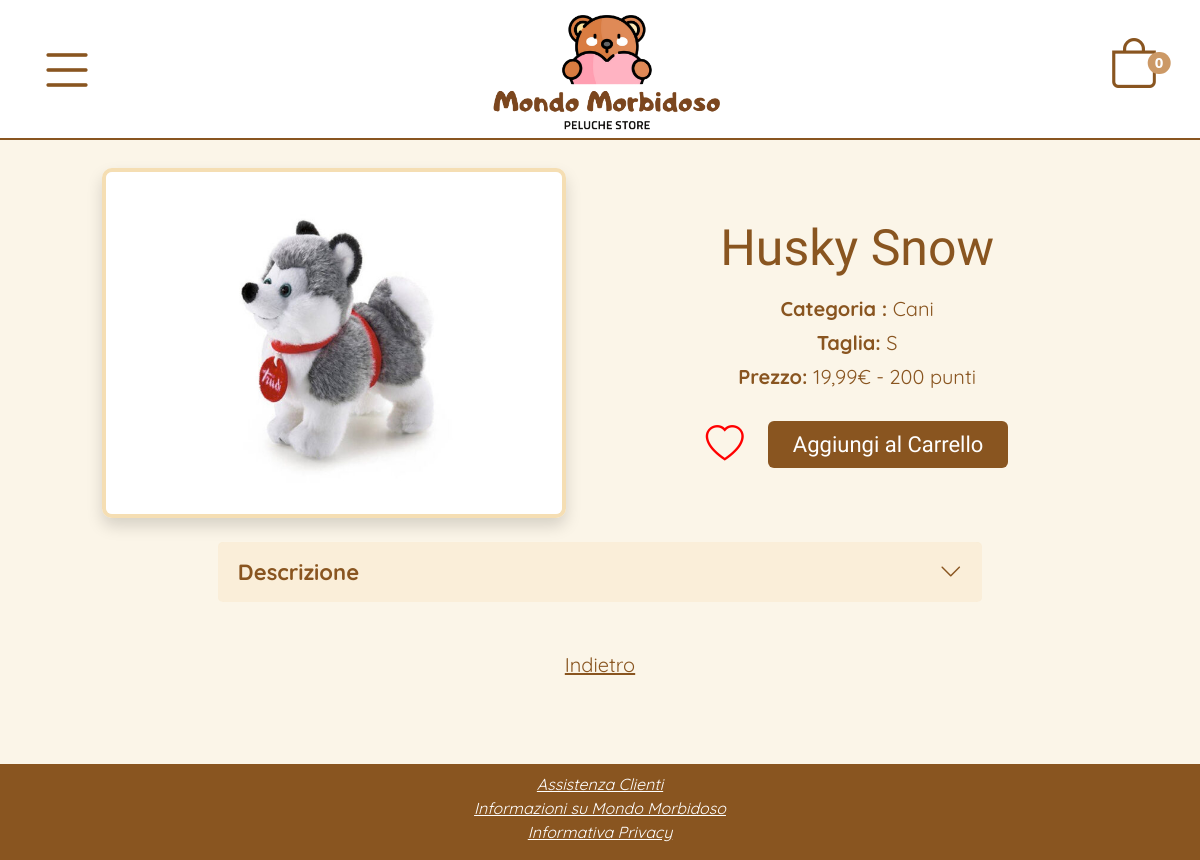
The app's page /php/dettaglioProdotto.php?id=20 with its own data.
### tables this page shows
create table PRODOTTO (
     Id_prodotto INT not null auto_increment,
     Nome VARCHAR(100) not null,
     Descrizione TEXT not null,
     Immagine VARCHAR(255) not null,
     Grandezza VARCHAR(50) not null,
     Scorta INT not null,
     Prezzo DECIMAL(10,2) not null,
     Prezzo_punti INT not null,
     Nome_categoria VARCHAR(50) not null,
     attivo BOOLEAN not null default 1,
     primary key (Id_prodotto),
     foreign key (Nome_categoria) references CATEGORIA (Nome_categoria) ON DELETE CASCADE);

### php/dettaglioProdotto.php (called while the page is built, shortened)
<?php
    require_once 'bootstrap.php';
    $templateParams["titolo"] = "Mondo Morbidoso - Dettaglio Peluche";
    $templateParams["nome"] = "dettaglioProdottoC.php";
    $templateParams["categorie"] = $dbhost->getCategories();
    $idprodotto = -1;
    if (isset($_GET["id"])) {
        $idprodotto = $_GET["id"];
    }
    $templateParams["prodotto"] = $dbhost->getProductById($idprodotto);
    $prodottopreferito = false;
    require '../template/base.php';
?>

### db/database.php (called while the page is built, shortened)
<?php
class DatabaseHelper {
    private $db;
    public function __construct($servername, $username, $password, $dbname, $port) {
        $this->db = new mysqli($servername, $username, $password, $dbname, $port);
    }
    public function getCategories() {
        $stmt = $this->db->prepare("SELECT * FROM categoria");
        $stmt->execute();
        $result = $stmt->get_result();
        return $result->fetch_all(MYSQLI_ASSOC);
    }
    public function getProductById($id) {
        $query = "SELECT Id_prodotto, Nome, Descrizione, Immagine, Grandezza, Scorta, Prezzo, Prezzo_punti, Nome_categoria, attivo FROM prodotto WHERE Id_prodotto = ?";
        $stmt = $this->db->prepare($query);
        $stmt->bind_param('i', $id);
        $stmt->execute();
        $result = $stmt->get_result();
        return $result->fetch_all(MYSQLI_ASSOC);
    }
}
?>

### php/bootstrap.php (called while the page is built, shortened)
<?php
require_once("../utilities/functions.php");
require_once("../db/database.php");
$dbhost = new DatabaseHelper("localhost", "root", "", "morbidoso", 3306);
?>

### utilities/functions.php (called while the page is built, shortened)
<?php
function getFormattedPrice($price) {
    return number_format($price, 2, ',', '.') . '€';
}
function isAdminLoggedIn() {
    return isset($_SESSION['utente']) && isset($_SESSION['admin']) && $_SESSION['admin'];
}
?>

### template/dettaglioProdottoC.php (the view, shortened to what this page needs)
<div class="container mt-4 ps-4 pe-4">
    <?php if(count($templateParams["prodotto"]) == 0): ?>
        <article class="p-4">
            <p class="text">Prodotto non presente</p>
        </article>
    <?php else: $prodotto = $templateParams["prodotto"][0]; ?>
        <div class="row align-items-center">
            <div class="col-12 col-md-6 text-center mt-1">
                <img src="<?php echo IMG_DIR.$prodotto["Immagine"]; ?>" alt="<?php echo $prodotto["Nome"]; ?>" class="img-fluid img-singola shadow" />
            </div>
            <div class="col-12 col-md-6 text-center cont-prodotto">
                <h1 class="title mt-2"><?php echo $prodotto["Nome"]; ?></h1>
                <section class="mt-3">
                    <p class="text mb-1"><strong>Categoria : </strong><?php echo $prodotto["Nome_categoria"]; ?></p>
                    <p class="text mb-1"><strong>Taglia: </strong><?php echo $prodotto["Grandezza"]; ?></p>
                    <p class="text mb-4"><strong>Prezzo: </strong><?php echo getFormattedPrice($prodotto["Prezzo"]); ?> - <?php echo $prodotto["Prezzo_punti"]; ?> punti</p>
                    <?php if ($prodotto["Scorta"] > 0  && !isAdminLoggedIn()): ?>
                        <div class="d-flex justify-content-center align-items-center gap-4">
                            <a
                            href="<?php echo $prodottopreferito ? 'dettaglioProdotto.php?azione=rimuovi&id_prodotto=' . $prodotto["Id_prodotto"]  : 'dettaglioProdotto.php?azione=aggiungi&id_prodotto=' . $prodotto["Id_prodotto"]; ?>"
                            aria-label="<?php echo $prodottopreferito ? 'Rimuovi dai preferiti' : 'Aggiungi ai preferiti'; ?>">
                            <?php echo $prodottopreferito ? '<span class="bi bi-heart-fill" aria-hidden="true"></span>' : '<span class="bi bi-heart" aria-hidden="true"></span>' ?>
                        </a>
                            <button type="button" class="btn button add-to-cart pe-4 ps-4" data-productid="<?php echo $prodotto["Id_prodotto"]; ?>">Aggiungi al Carrello</button>
                        </div>
                    <?php endif; ?>
                </section>
            </div>
        </div>
        <div class="accordion mt-4" id="descrizione">
            <div class="accordion-item">
                <h2 class="accordion-header">
                    <button class="accordion-button text fw-bold collapsed" type="button" data-bs-toggle="collapse" data-bs-target="#collapseOne" aria-expanded="false" aria-controls="collapseOne">
                        Descrizione
                        <span class="bi bi-chevron-down ms-auto"></span>
                    </button>
                </h2>
            </div>
        </div>
    <?php endif; ?>
    <div class="text-center mt-5">
        <a href="../php/prodotti.php#<?php echo htmlspecialchars($prodotto['Id_prodotto']); ?>" class="text back">Indietro</a>
    </div>
</div>

### css/style.css (style rules this page uses)
html, body { height: 100%; margin: 0; }
body { background-color: rgb(245, 222, 179, 0.3); display: flex; flex-direction: column; }
.button, .button:disabled { background-color: rgb(137, 85, 32); color: white; font-family: 'Chewy', sans-serif; font-size: 18px; text-align: center; }
.text { font-family: 'Quicksand', sans-serif; font-size: 16px; text-align: center; }
.title { font-family: 'Chewy', sans-serif; text-align: center; color: rgb(137, 85, 32); font-size: 35px; }
main p { color: rgb(137, 85, 32) }
.container-login a:first-child:hover, .back, .bi-eye-slash, .bi-eye { color: rgb(137, 85, 32); }
.img-singola { height: 250px; width: auto; border-radius: 10px; border: wheat 4px solid; }
.bi-heart, .bi-heart-fill { font-size: 35px; color: red; }
.accordion-item { border: none; }
.accordion-button { background-color: rgb(245, 222, 179, 0.5); color: rgb(137, 85, 32); font-size: 18px; }
.bi-chevron-down { color: rgb(137, 85, 32); font-size: 20px; transition: transform 0.3s; }
.messaggio-notifica, .chiudi-notifica, .elimina-notifica, .accordion-button::after { display: none; }
@media screen and (min-width: 768px) { .button, .button-outline, .button-light { font-size: 22px; } }
@media screen and (min-width: 768px) { .title { font-size: 50px; } }
@media screen and (min-width: 768px) { .text { font-size: 20px; } }
@media screen and (min-width: 768px) { .bi-bag-heart-fill, .bi-heart, .bi-heart-fill { font-size: 38px; } }
@media screen and (min-width: 768px) { .accordion { width: 70%; margin-right: auto; margin-left: auto; } }
@media screen and (min-width: 768px) { .accordion-button, .bi-pencil-square { font-size: 22px; } }
@media screen and (min-width: 768px) { .bi-chevron-down { font-size: 23px; } }
@media screen and (min-width: 768px) { .img-singola { height: 350px; margin-left: 5%; } }
@media screen and (min-width: 768px) { .cont-prodotto { padding-right: 5%; } }

### records on screen
prodotto: Immagine (picture), Nome "Husky Snow", Nome_categoria "Cani", Grandezza "S", Prezzo "19,99€", Prezzo_punti "200"

### other values on screen
$numeroprodotti "0"
